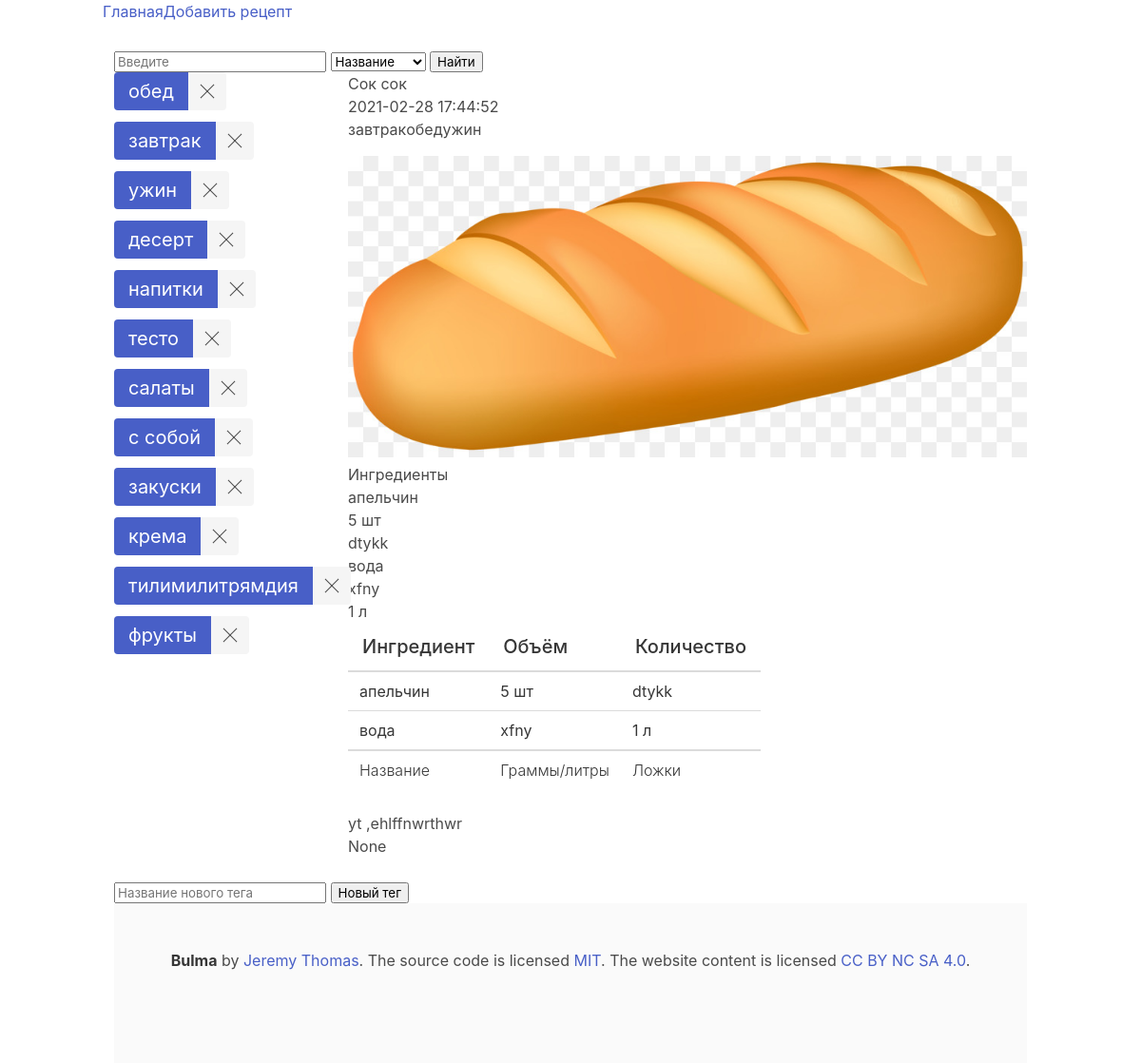
/sok, run on the app's committed database.
### tables this page shows
CREATE TABLE tags (
    id INTEGER PRIMARY KEY AUTOINCREMENT,
    title varchar(32) not null
);

CREATE TABLE recipes (id INTEGER PRIMARY KEY AUTOINCREMENT, created TIMESTAMP NOT NULL DEFAULT CURRENT_TIMESTAMP, title varchar (32) NOT NULL, url varchar (64) NOT NULL, tags varchar (64) NOT NULL, recipe text NOT NULL, image VARCHAR (255), source VARCHAR (512));

CREATE TABLE ingredients (id INTEGER PRIMARY KEY AUTOINCREMENT NOT NULL, recipe_id INTEGER NOT NULL, ingredient VARCHAR (64) NOT NULL, quantity VARCHAR (64), quantity_spoon VARCHAR (64));

### main.py (the view)
@app.route('/<recipe_url>')
def recipe(recipe_url):
    recipe_content = databaseGet.get_one_post_with_url(str(recipe_url))
    tags = databaseGet.get_all_tags()
    ttr = databaseGet.get_tags_to_recipe(recipe_url)
    ingredients = databaseGet.get_ingredients_to_recipe_by_recipe_id(recipe_content['id'])
    return render_template('recipe.html', tags=tags, tags_to_recipe=ttr, recipe=recipe_content, ingredients=ingredients)

### src/SqlClassConnection.py (called while the page is built)
    def get_one_post_with_url(self, url):
        post = self.cursor.execute('SELECT * FROM recipes WHERE url = ?', (url,)).fetchone()
        return post

    def get_all_tags(self):
        tags = self.cursor.execute("SELECT * FROM tags").fetchall()
        return tags

    def get_tags_to_recipe(self, url):
        tags_list = []
        tags = self.cursor.execute("""SELECT * FROM tags_recipes
                                    INNER JOIN recipes ON recipes.id = tags_recipes.recipe
                                    WHERE recipes.url=?""", (url,)).fetchall()
        for i in tags:
            tag = self.cursor.execute("""SELECT * FROM tags
                                                INNER JOIN tags_recipes ON tags_recipes.tag = tags.id
                                                WHERE tags.id=?""", (i['tag'],)).fetchone()
            tags_list.append(tag['title'])
        return tags_list

    def get_ingredients_to_recipe_by_recipe_id(self, recipe_id):
        ingredients = self.cursor.execute("SELECT * FROM ingredients WHERE recipe_id=?", (recipe_id,)).fetchall()
        return ingredients

### templates/recipe.html
{% extends 'base.html' %}
{% block content %}
    <h2>{% block title %} {{ recipe['title'] }} {% endblock %}</h2>
    <span class="badge badge-primary">{{ recipe['created'] }}</span>
    <div class="tags">
        {% for tag in tags_to_recipe %}
            <p>{{ tag }}</p>
        {% endfor %}
    </div>
    <div>
        <img src="{{ recipe['image'] }}" alt="img">
    </div>
    <div id="inputing">
        <h4>Ингредиенты</h4>
        {% for key in ingredients %}
            <div>
                <p>{{ key['ingredient'] }}</p>
                <p>{{ key['quantity'] }}</p>
                <p>{{ key['quantity_spoon'] }}</p>
            </div>
        {% endfor %}
    </div>
    <table class="table">
        <thead>
          <tr>
            <th class="is-size-5 has-text-weight-medium">Ингредиент</th>
            <th class="is-size-5 has-text-weight-medium">Объём</th>
            <th class="is-size-5 has-text-weight-medium">Количество</th>
          </tr>
        </thead>
        <tfoot>
            <tr>
              <th class="has-text-weight-light is-size-6">Название</th>
              <th class="has-text-weight-light is-size-6">Граммы/литры</th>
              <th class="has-text-weight-light is-size-6">Ложки</th>
            </tr>
          </tfoot>
        <tbody>
            {% for key in ingredients %}
            <tr>
                <td>{{ key['ingredient'] }}</td>
                <td>{{ key['quantity'] }}</td>
                <td>{{ key['quantity_spoon'] }}</td>
            </tr>
            {% endfor %}
        </tbody>
    </table>
    <div class="recipe">
        {{ recipe['recipe'] }}
    </div>
    <p>{{ recipe['source'] }}</p>
{% endblock %}

### templates/base.html (shortened to what this page needs)
<!doctype html>
<html lang="ru">
    <head>
        <link rel="stylesheet" href="../static/css/bulma.css">
    </head>
    <body>
        <div class="container">
            <nav class="navbar">
                <a class="navbar-brand" href="{{ url_for('index')}}">Главная</a>
                <div class="collapse navbar-collapse" id="navbarNav">
                    <ul class="navbar-nav">
                        <li class="nav-item">
                            <a class="nav-link" href="{{url_for('create')}}">Добавить рецепт</a>
                        </li>
                    </ul>
                </div>
            </nav>
            <div class="search">
                <label>
                    <input class="search_input" type="text" name="search_content" placeholder="Введите">
                    <select id="type_input">
                        <option value="title">Название</option>
                    </select>
                    <input type="button" value="Найти" onclick="search_generate_url()">
                </label>
            </div>
            <div class="columns">
                <div class="column is-one-quarterd tags">
                    <div class="field is-grouped is-grouped-multiline">
                        {% for tag in tags %}
                            <div class="control">
                                <div class="tags has-addons are-large">
                                    <a class="tag is-link" href="search?tag={{ tag['id'] }}">{{ tag['title'] }}</a>
                                    <a class="tag is-delete"></a>
                                </div>
                            </div>
                        {% endfor %}
                    </div>
                </div>
                <div class="column is-three-quarters">
                        {% block content %}
                        {% endblock %}
                </div>
            </div>
            <form action="/create_tag" method="post">
                <label>
                    <input type="text" name="new_tag" placeholder="Название нового тега">
                </label>
                <input type="submit" value="Новый тег">
            </form>
        <footer class="footer">
            <div class="content has-text-centered">
            <p>
                <strong>Bulma</strong> by <a href="https://jgthms.com">Jeremy Thomas</a>. The source code is licensed
                <a href="http://opensource.org/licenses/mit-license.php">MIT</a>. The website content
                is licensed <a href="http://creativecommons.org/licenses/by-nc-sa/4.0/">CC BY NC SA 4.0</a>.
            </p>
            </div>
        </footer>
    </body>
</html>

### data on the page
tags: title "обед"
tags: title "завтрак"
tags: title "ужин"
tags: title "десерт"
tags: title "напитки"
tags: title "тесто"
tags: title "салаты"
tags: title "с собой"
tags: title "закуски"
tags: title "крема"
tags: title "тилимилитрямдия"
tags: title "фрукты"
recipes: title "Сок сок", created "2021-02-28 17:44:52", image (picture), recipe "yt ,ehlffnwrthwr"
ingredients: ingredient "апельчин", quantity "5 шт", quantity_spoon "dtykk"
ingredients: ingredient "вода", quantity "xfny", quantity_spoon "1 л"

### other printed values
{{ recipe['source'] }} "None"
